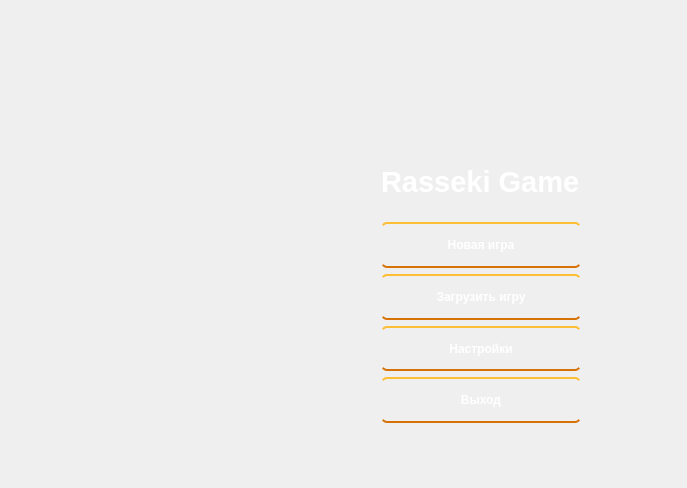
<?xml version="1.0" encoding="UTF-8"?>
<ui version="4.0">
 <class>MenuWindow</class>
 <widget class="QMainWindow" name="MenuWindow">
  <property name="geometry">
   <rect>
    <x>0</x>
    <y>0</y>
    <width>687</width>
    <height>488</height>
   </rect>
  </property>
  <property name="windowTitle">
   <string>Rasseki Game</string>
  </property>
  <property name="styleSheet">
   <string notr="true">QWidget {
	color: white;
	font-weight: bold
}

QPushButton {
  color: white;
  text-decoration: none;
  padding: .5em 2em;
  outline: none;
  border-width: 2px 0;
  border-style: solid none;
  border-color: #FDBE33 #000 #D77206;
  border-radius: 6px;
  background: linear-gradient(#F3AE0F, #E38916) #E38916;
}

QMessageBox {
    background-color: #CD853F;
	background-image: url(&quot;:/resources/img/bground.png&quot;)
}</string>
  </property>
  <widget class="QWidget" name="centralWidget">
   <widget class="QWidget" name="gridLayoutWidget">
    <property name="geometry">
     <rect>
      <x>60</x>
      <y>90</y>
      <width>554</width>
      <height>385</height>
     </rect>
    </property>
    <layout class="QGridLayout" name="gridLayout">
     <property name="topMargin">
      <number>0</number>
     </property>
     <property name="rightMargin">
      <number>0</number>
     </property>
     <property name="bottomMargin">
      <number>0</number>
     </property>
     <property name="horizontalSpacing">
      <number>60</number>
     </property>
     <item row="0" column="1">
      <widget class="QLabel" name="label">
       <property name="maximumSize">
        <size>
         <width>16777215</width>
         <height>750</height>
        </size>
       </property>
       <property name="text">
        <string>&lt;html&gt;&lt;head/&gt;&lt;body&gt;&lt;p&gt;&lt;span style=&quot; font-size:22pt;&quot;&gt;&lt;br/&gt;&lt;/span&gt;&lt;/p&gt;&lt;p&gt;&lt;span style=&quot; font-size:22pt;&quot;&gt;Rasseki Game&lt;/span&gt;&lt;/p&gt;&lt;/body&gt;&lt;/html&gt;</string>
       </property>
      </widget>
     </item>
     <item row="0" column="0" rowspan="3">
      <widget class="QLabel" name="logo">
       <property name="minimumSize">
        <size>
         <width>250</width>
         <height>350</height>
        </size>
       </property>
       <property name="text">
        <string/>
       </property>
       <property name="pixmap">
        <pixmap>img/archer.png</pixmap>
       </property>
      </widget>
     </item>
     <item row="1" column="1" rowspan="2">
      <layout class="QVBoxLayout" name="verticalLayout">
       <item>
        <widget class="QPushButton" name="newGame">
         <property name="sizePolicy">
          <sizepolicy hsizetype="Preferred" vsizetype="Preferred">
           <horstretch>0</horstretch>
           <verstretch>0</verstretch>
          </sizepolicy>
         </property>
         <property name="maximumSize">
          <size>
           <width>200</width>
           <height>50</height>
          </size>
         </property>
         <property name="text">
          <string>Новая игра</string>
         </property>
        </widget>
       </item>
       <item>
        <widget class="QPushButton" name="loadGame">
         <property name="sizePolicy">
          <sizepolicy hsizetype="Preferred" vsizetype="Preferred">
           <horstretch>0</horstretch>
           <verstretch>0</verstretch>
          </sizepolicy>
         </property>
         <property name="maximumSize">
          <size>
           <width>200</width>
           <height>50</height>
          </size>
         </property>
         <property name="text">
          <string>Загрузить игру</string>
         </property>
        </widget>
       </item>
       <item>
        <widget class="QPushButton" name="settingGame">
         <property name="sizePolicy">
          <sizepolicy hsizetype="Preferred" vsizetype="Preferred">
           <horstretch>0</horstretch>
           <verstretch>0</verstretch>
          </sizepolicy>
         </property>
         <property name="maximumSize">
          <size>
           <width>200</width>
           <height>50</height>
          </size>
         </property>
         <property name="text">
          <string>Настройки</string>
         </property>
        </widget>
       </item>
       <item>
        <widget class="QPushButton" name="exitGame">
         <property name="sizePolicy">
          <sizepolicy hsizetype="Preferred" vsizetype="Preferred">
           <horstretch>0</horstretch>
           <verstretch>0</verstretch>
          </sizepolicy>
         </property>
         <property name="maximumSize">
          <size>
           <width>200</width>
           <height>50</height>
          </size>
         </property>
         <property name="text">
          <string>Выход</string>
         </property>
        </widget>
       </item>
       <item>
        <widget class="QLabel" name="label_2">
         <property name="text">
          <string/>
         </property>
        </widget>
       </item>
      </layout>
     </item>
    </layout>
   </widget>
  </widget>
 </widget>
 <layoutdefault spacing="6" margin="11"/>
 <resources/>
 <connections/>
</ui>
